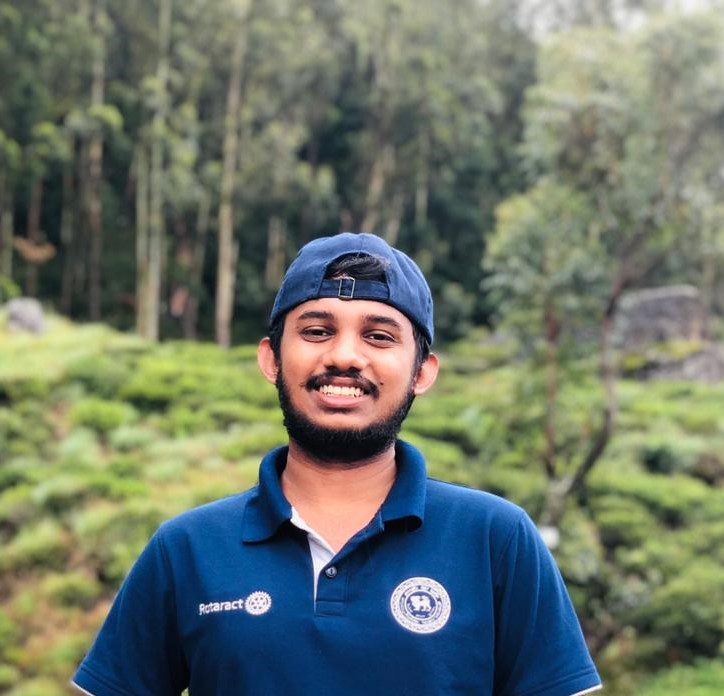
#> input picture insta.jpg, 724 x 696 px, given in place of the camera
$ python create_data.py
#> lines starting #> are read from the running program, lines starting #| are printed output that depends on the picture; after the words box and inside, x2 and y2 are one past the last pixel; in counts of white or black regions, pixels touching at a corner belong together
# Creating database
# It captures images and stores them in datasets
# folder under the folder name of sub_data
import cv2
import sys
import numpy
import os

haar_file = 'haarcascade_frontalface_default.xml'

# All the faces data will be
#  present this folder
#datasets = 'test'

# These are sub data sets of folder,
# for my faces I've used my name you can
# change the label here
#sub_data = 'vivek'

#path = os.path.join(datasets, sub_data)
#if not os.path.isdir(path):
#    os.mkdir(path)

# defining the size of images
(width, height) = (130, 100)

# '0' is used for my webcam,
# if you've any other camera
#  attached use '1' like this
face_cascade = cv2.CascadeClassifier(haar_file)
webcam = cv2.VideoCapture(0)

# The program loops until it has 30 images of the face.
count = 1
while count < 30:
    (_, im) = webcam.read()
#> im is the input picture: shape (696, 724, 3); mean B, G, R 104.3, 116.9, 107.2
    gray = cv2.cvtColor(im, cv2.COLOR_BGR2GRAY)
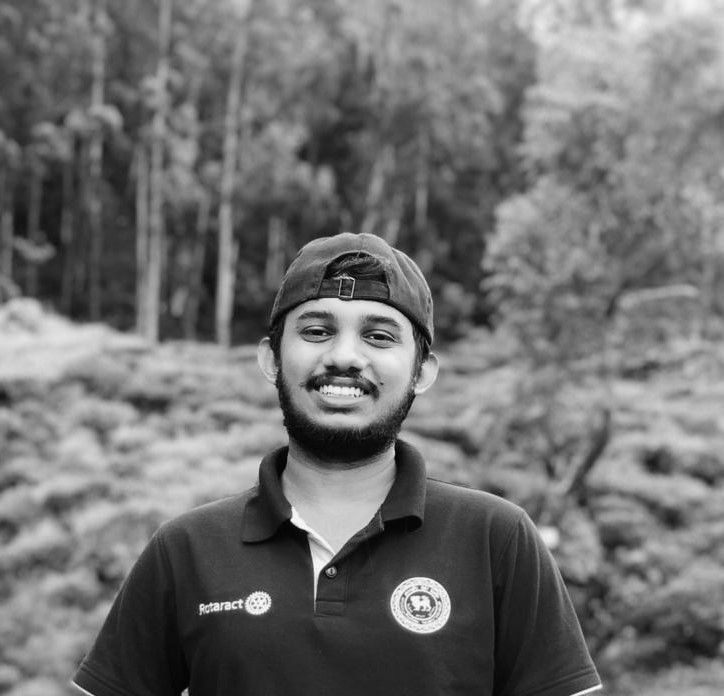
#> gray: shape (696, 724); min 0, max 254, mean 112.6
    faces = face_cascade.detectMultiScale(gray, 1.3, 4)
#> faces = [[265, 269, 159, 159]]
    for (x, y, w, h) in faces:
        cv2.rectangle(im, (x, y), (x + w, y + h), (255, 0, 0), 2)
        face = gray[y:y + h, x:x + w]
        face_resize = cv2.resize(face, (width, height))
#> this loop made 1 pass
#> pass 1, `face = gray[y:y + h, x:x + w]`:
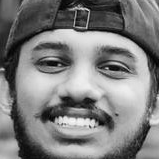
#> face: shape (159, 159); min 2, max 247, mean 126
#> pass 1, `face_resize = cv2.resize(face, (width, height))`:
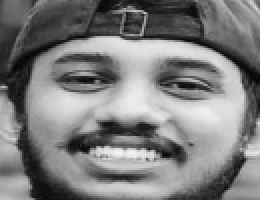
#> face_resize: shape (100, 130) (shown 2 times larger); min 4, max 245, mean 125.9
#> after the loop:
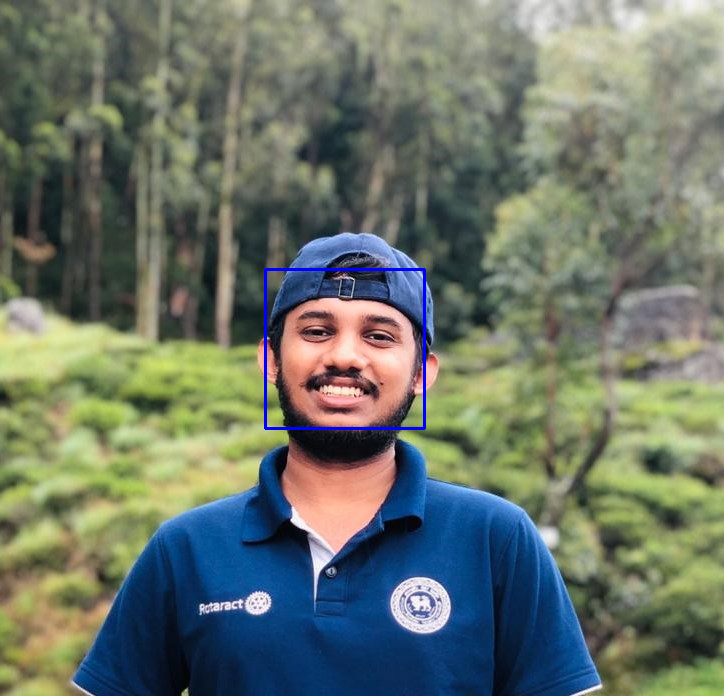
#> im: shape (696, 724, 3); 0.38% of pixels changed, all inside (x1, y1, x2, y2) = (264, 268, 426, 430)
       # cv2.imwrite('% s/% s.png' % (path, count), face_resize)
    count += 1

    cv2.imshow('OpenCV', im)
    key = cv2.waitKey(1000)
#> (key Esc is pressed here)
    if key == 100:
        break

$ run again, on vis.jpg
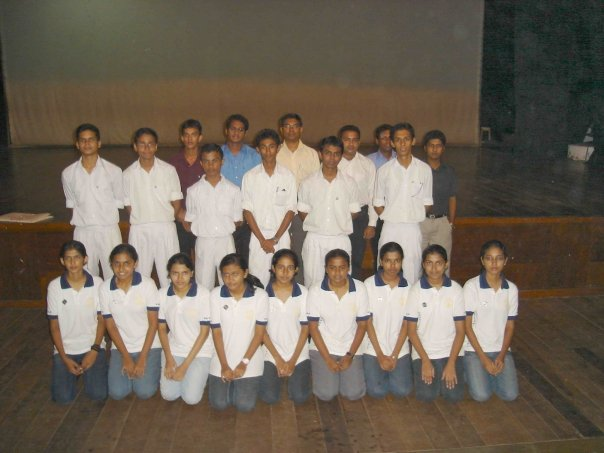
#> input picture vis.jpg, 604 x 453 px, given in place of the camera
#> im is the input picture: shape (453, 604, 3); mean B, G, R 89.2, 102.6, 113.8
#> faces = [[76, 130, 25, 25], [481, 247, 28, 28], [379, 251, 25, 25], [109, 254, 26, 26], [421, 253, 26, 26], [272, 258, 25, 25], [324, 258, 26, 26], [167, 263, 26, 26], [218, 264, 27, 27]]
#> the loop `for (x, y, w, h) in faces:` made 9 passes
#> pass 1, `face_resize = cv2.resize(face, (width, height))`:
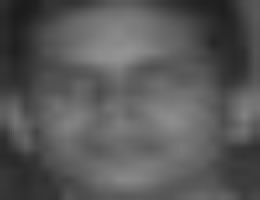
#> face_resize: shape (100, 130) (shown 2 times larger); min 27, max 147, mean 87.7
#> after the loop `for (x, y, w, h) in faces:`:
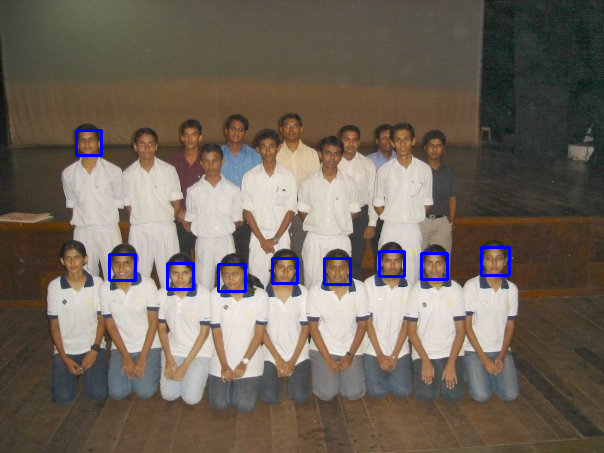
#> im: shape (453, 604, 3); 1.01% of pixels changed, all inside (x1, y1, x2, y2) = (75, 129, 511, 293)
